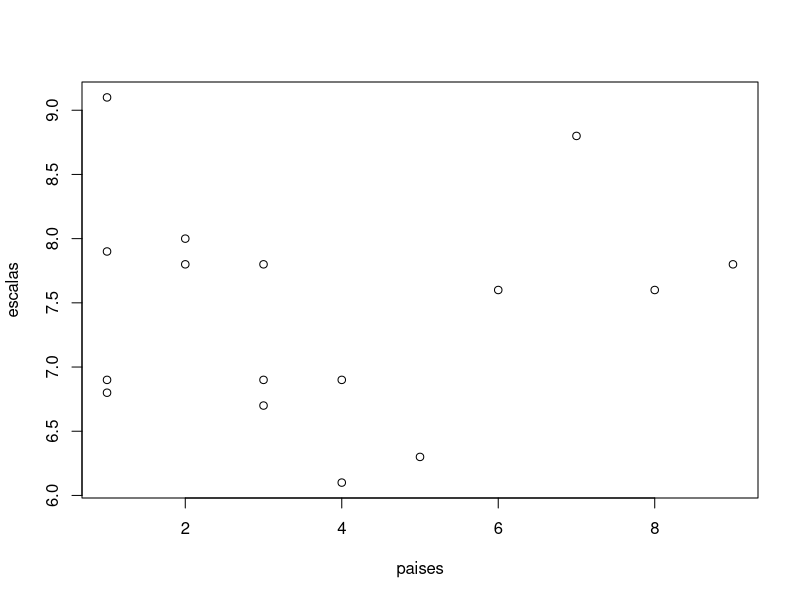
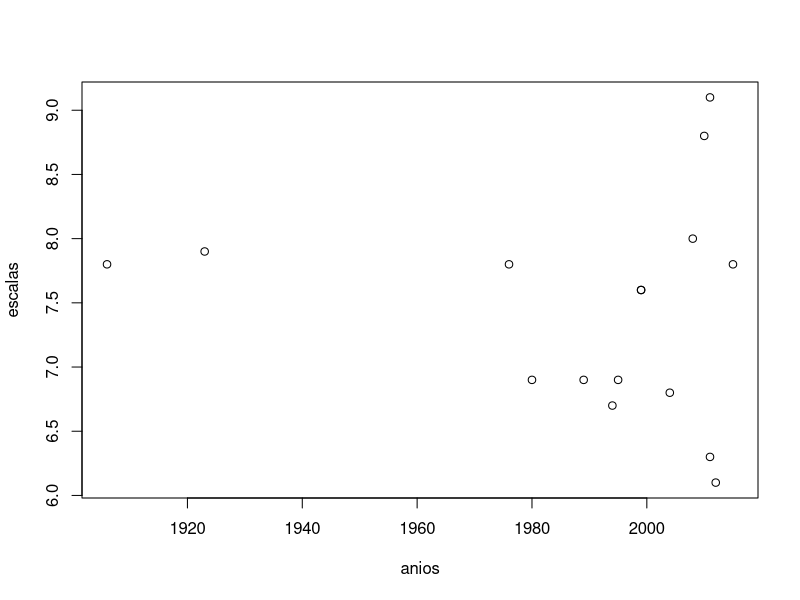
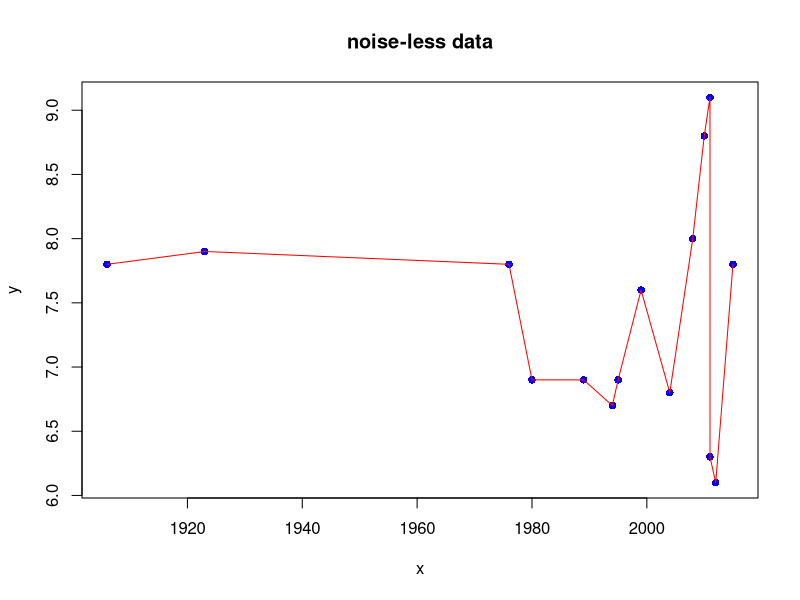
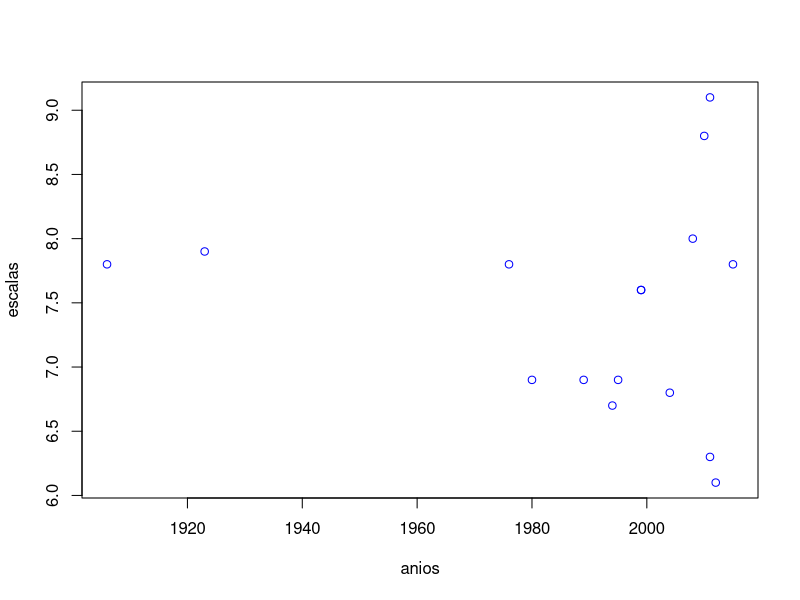
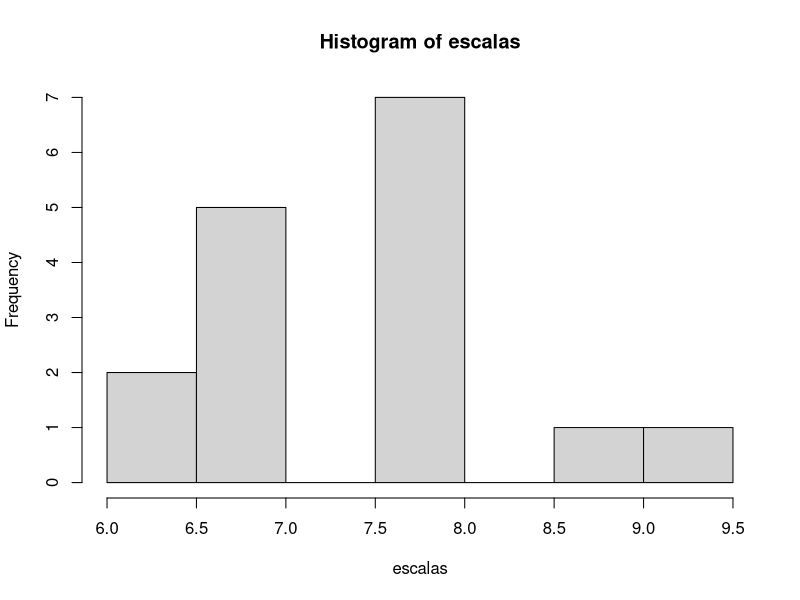

Write the R code that produced these figures, in order.
paises_nombres =c("japon","china","usa","italia","nueva_zelanda","turquia","taiwan","nepal")


anios=c(2011,1995,2008,1994,1980,1976,2011,2004,1999,2010,2012,1999,2015,1906,1923,1989)
paises =c(1, 1, 2, 3, 4, 2, 5, 1, 6, 7, 4, 8, 9, 3, 1, 3)
escalas= c(9.1,6.9,8.0,6.7,6.9,7.8,6.3,6.8,7.6,8.8,6.1,7.6,7.8,7.8,7.9,6.9)

plot(paises, escalas)



plot(anios,escalas)


plot(anios, escalas, xlim=range(anios), ylim=range(escalas), xlab="x", ylab="y", 
     main = "noise-less data",pch=16,col="blue")
lines(anios[order(anios)], escalas[order(anios)], xlim=range(anios), ylim=range(escalas), pch=16,col="red")


plot(anios,escalas, type=, col="blue")

summary(escalas)
hist(escalas)

